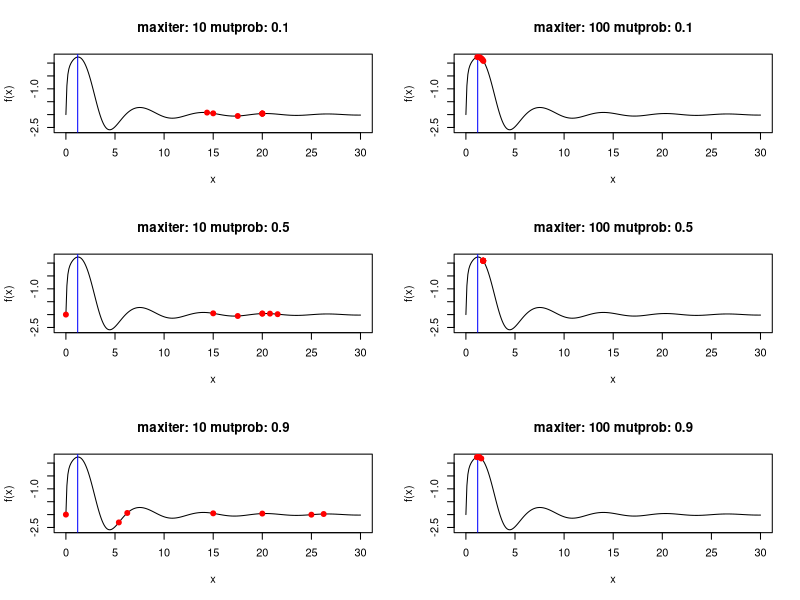

The R script that drew this image:
## ---- chunk 1
knitr::opts_chunk$set(echo = FALSE)
## ---- chunk 2
############# QUESTION 1 ##############
# R version
RNGversion('3.5.1')

#1

f <- function(x){
  return(x^2/exp(x) - 2*exp(-1*(9*sin(x)) / (x^2 + x + 1)))
}




#2

crossover <- function(x,y){
  return((x+y) / 2)
}


#3
mutate <- function(x){
  return(x^2 %% 30)
}

#4
genetic <- function(maxiter, mutprob){
  #a
  plot(x = seq(0,30, by=0.1), y = f(seq(0,30, by=0.1)), 
       type = "l", xlab = "x", ylab = "f(x)", main = paste("maxiter:",maxiter,"mutprob:",mutprob))
  abline(v=seq(0,30, by = 0.1)[which.max(f(seq(0,30,by = 0.1)))], col="blue" )
  #maximum value: f(1.2) = 0.234
  
  #b
  X = seq(0,30,5)
  
  #c
  Values = f(X)
  
  #d
  #set seed
  set.seed(1234567890)
  max=-Inf
  for (i in 1:maxiter) {
    #i
    parents = match(sample(X, 2),X)
    
    #ii
    victim = order(Values)[1]
    
    #iii
    kid = crossover(X[parents[1]],X[parents[2]])
    p = runif(1)
    if (p < mutprob) {
      kid = mutate(kid)
    }
    
    #iv
    X[victim] = kid
    Values = f(X)
    
    #v
    max = max(Values)
  }
  
  #e
  points(x = X, y = Values, col = "red", pch = 19)
  return(max)
}

## ---- chunk 3


max_values = data.frame(matrix(nrow = 3, ncol = 2))
par(mfrow=c(3,2))
max_values[1,1] = genetic(10,0.1)
max_values[1,2] = genetic(100,0.1)
max_values[2,1] = genetic(10,0.5)
max_values[2,2] = genetic(100,0.5)
max_values[3,1] = genetic(10,0.9)
max_values[3,2] = genetic(100,0.9)

rownames(max_values) = c("mutprob 0.1","mutprob 0.5","mutprob 0.9")
colnames(max_values) = c("maxiter 10","maxiter 100")
## ---- chunk 4
knitr::kable(max_values, caption = 'Maximum values')
